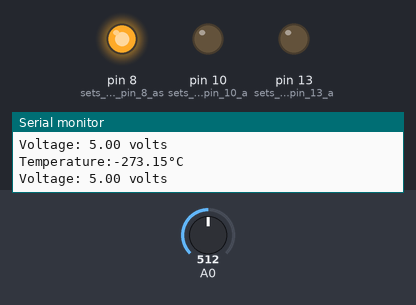
Bench run of a sketch on a simulated Arduino Uno, built with avr-gcc and run on an emulated ATmega328P. Shown: output pins drawn as LEDs (lit = HIGH), the last lines printed to the serial monitor. The test bench sets the inputs (shaded band); at power-on: A0 = 512.

Above: at 3.8 s.
3.9 s: A0 set to 504
At 9.7 s:
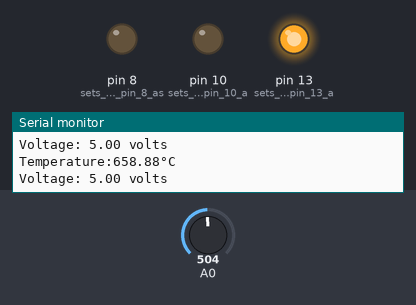
10.5 s: A0 set to 716
At 15.5 s:
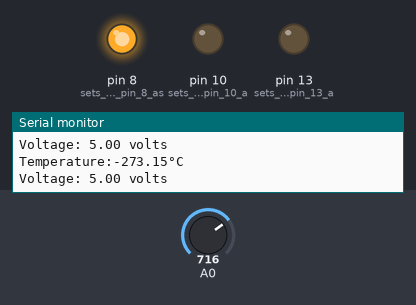
16.5 s: A0 set to 511
At 21.4 s:
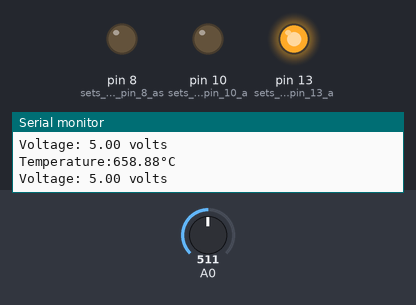
Timing chart, 0 to 22.9 s (numbered marks = the images above; inputs shaded):
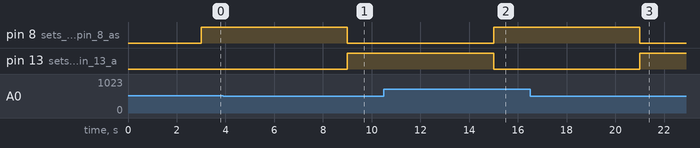

Measured:
- the behaviour switches between 512 and 511 on A0 (found by bisection; images 0 and 1)
- after the input at 3.9 s, pin 8 (sets_the_digital_pin_8_as): HIGH → LOW after 5.1 s; pin 13 (sets_the_digital_pin_13_a): LOW → HIGH after 5.1 s
- after the input at 10.5 s, pin 8 (sets_the_digital_pin_8_as): LOW → HIGH after 4.5 s; pin 13 (sets_the_digital_pin_13_a): HIGH → LOW after 4.5 s
- after the input at 16.5 s, pin 8 (sets_the_digital_pin_8_as): HIGH → LOW after 4.5 s; pin 13 (sets_the_digital_pin_13_a): LOW → HIGH after 4.5 s

The sketch:

main.ino
```cpp
void setup()
{
  Serial.begin(115200); //This code sets up the Serial port at 115200 baud rate
  pinMode(8, OUTPUT); // sets the digital pin 8 as output for Red
  pinMode(10, OUTPUT); // sets the digital pin 10 as output for Green
  pinMode(13, OUTPUT); // sets the digital pin 13 as output for Blue
}

void loop() //This function loops while the Arduino is powered
{
  // Definition of the Variables
  double R = 300; // value for which the Red LED will turn on
  double G = 10; // value for which the Greed LED will turn on
  double B = 200; // value for which the Blue LED will turn on 
  int B_value = 4038; // B coefficient for thermistor


  double val = (1023/analogRead(0))-1; //Read the analog port 0 converts the reading to resistance, and store the value in val
  double volt = pow((10000+ val)/50000,-1); // Calculates the output voltage of the potential voltage divider
  double temp = (B_value/log(((50000-10000*volt)/volt)/(10000*exp(-B_value/298.15))))-273.15; //Calculates the temperure in Degrees Celcius using the B-parameter Equation

  //Prints to the display the temperature and voltage throud the serail port.
  Serial.print("\nTemperature:");
  Serial.print(temp); //Prints the value to the serial port
  Serial.print("°C"); // Units
  Serial.print("\nVoltage: ");
  Serial.print(volt); // Prints the voltage to serial port
  Serial.print(" volts"); // Units
  Serial.print("\n"); // adds space between measurements
  delay(3000); //Wait 3 seconds before we do it again

  // Condiitionals that control the LEDs.
  if (temp <= R)
  {
    digitalWrite(8, HIGH);
    digitalWrite(10, LOW);
    digitalWrite(13, LOW);
  }
  else if (temp <= G)
  {
    digitalWrite(8, LOW);
    digitalWrite(10, HIGH);
    digitalWrite(13, LOW);
  }
  else
  {
    digitalWrite(8, LOW);
    digitalWrite(10, LOW);
    digitalWrite(13, HIGH);
  }

}
```
